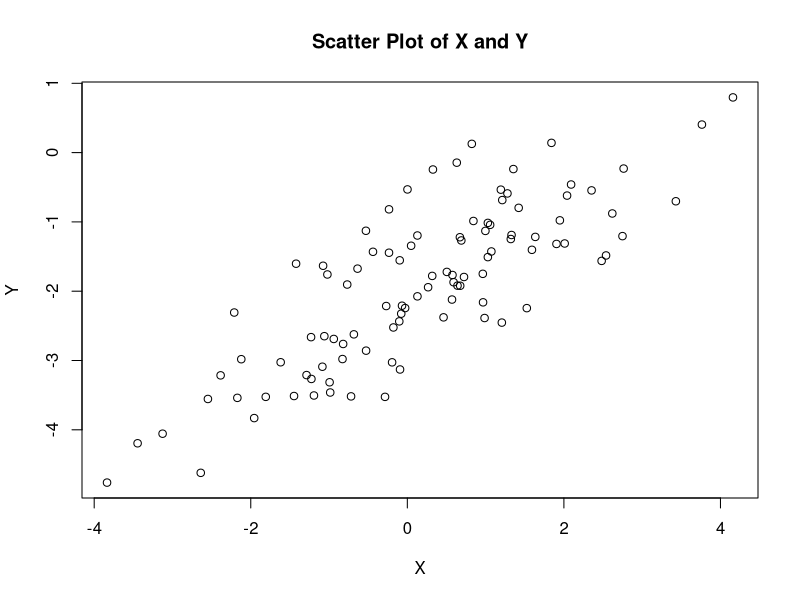
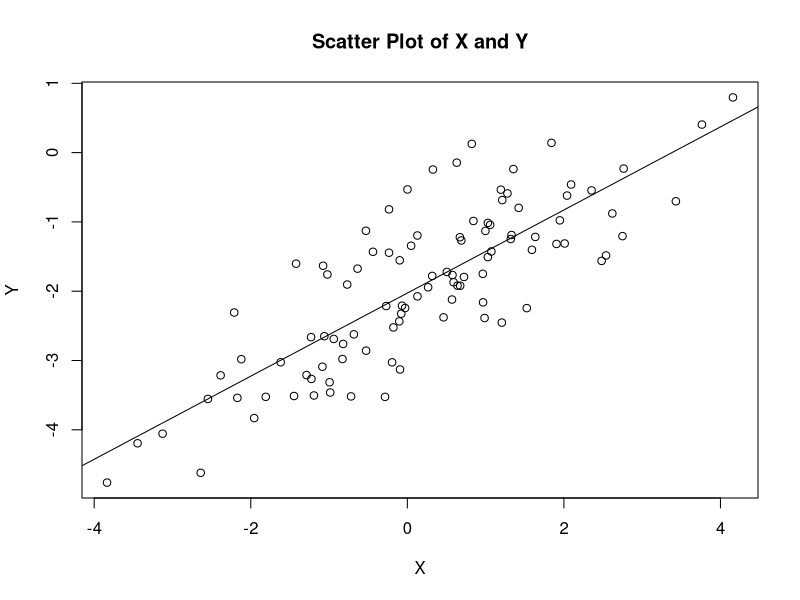

Source code (R) for these figures, in order:
## ---- chunk 1
set.seed(1)
x <- rnorm(n=100,mean=0,sd=sqrt(3))
## ---- chunk 2
eps <- rnorm(n=100,mean=0,sd=sqrt(0.5))
## ---- chunk 3
Y <- -2 + 0.6*x + eps
message("Elements in Y:",length(Y))
## ---- chunk 4
plot(x,Y,main='Scatter Plot of X and Y',
     xlab='X',ylab='Y')
## ---- chunk 5

lin_fit <- lm(Y~x) # lm = linear model
lin_fit
## ---- chunk 6
plot(x,Y,main='Scatter Plot of X and Y',
     xlab='X',ylab='Y')
abline(lin_fit)
## ---- chunk 7
quad_fit = lm(Y~poly(x,2))
quad_fit
